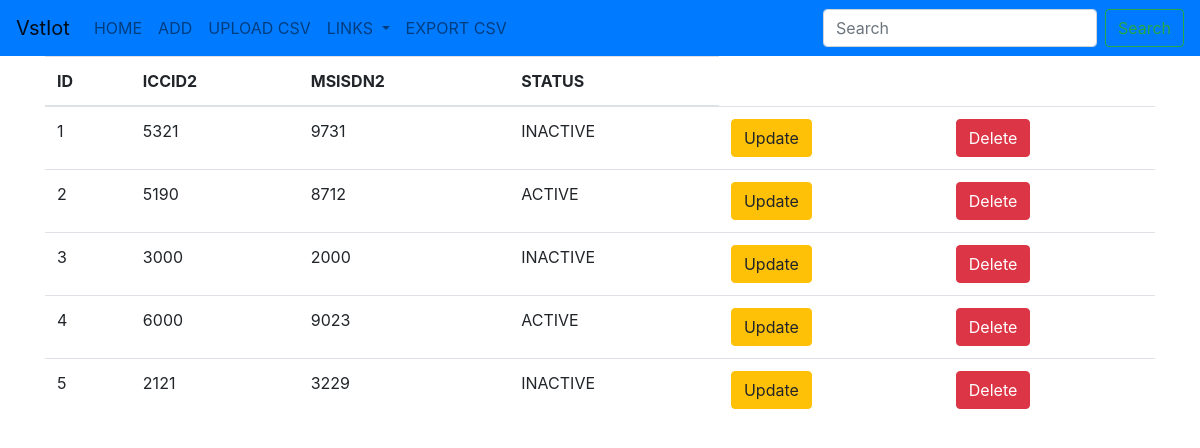
The app's page /branch3, older data.
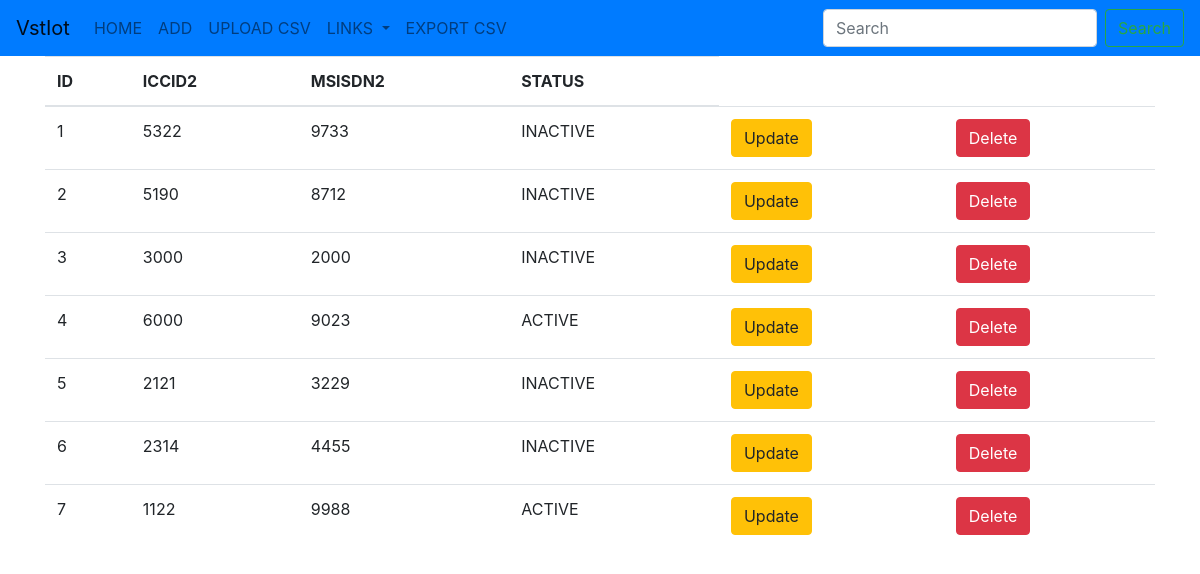
The same page, newer data.
### vstiot/models.py (models this page shows)
class Branch2(models.Model):
    iccid2 = models.CharField(max_length=50,blank=False)
    msisdn2 = models.CharField(max_length=50,blank=False)
    choices = (
        ('ACTIVE','active'),
        ('INACTIVE','not active'),
    )
    status = models.CharField(max_length=50,blank=False,choices=choices,default='INACTIVE')

### vstiot/views.py (the view)
# urls.py: path('branch3',branch3,name='branch3'),
def branch3(request):
    branch3 = Branch2.objects.all()
    context = {
        'branch3':branch3
    }
    return render(request,'branch3.html',context)

### templates/branch3.html
{% extends 'base3.html' %}
{% block body %}
<div class="container">
    <table class="table table-hover">
        <thead>
            <tr>
                <th>ID</th>
                <th>ICCID2</th>
                <th>MSISDN2</th>
                <th>STATUS</th>
            </tr>
        </thead>
        <tbody>
            {% for item in branch3 %}
            <tr>
                <td>{{item.id}}</td>
                <td>{{item.iccid2}}</td>
                <td>{{item.msisdn2}}</td>
                <td>{{item.status}}</td>
                <td><a href="{% url 'update2branch3' item.id %}" class="btn btn-warning btn-md">Update</a></td>
                <td><a href="{% url 'delete2branch3' item.id %}" class="btn btn-danger btn-md">Delete</a></td>
            </tr>
            {% endfor %}
        </tbody>
    </table>
</div>
{% endblock %}

Row changes from the older to the newer data that the page shows:
changed Branch2 id 1: iccid2 "5321" → "5322"; msisdn2 "9731" → "9733"
changed Branch2 id 2: status "ACTIVE" → "INACTIVE"
added Branch2: id "6", iccid2 "2314", msisdn2 "4455", status "INACTIVE"
added Branch2: id "7", iccid2 "1122", msisdn2 "9988", status "ACTIVE"
